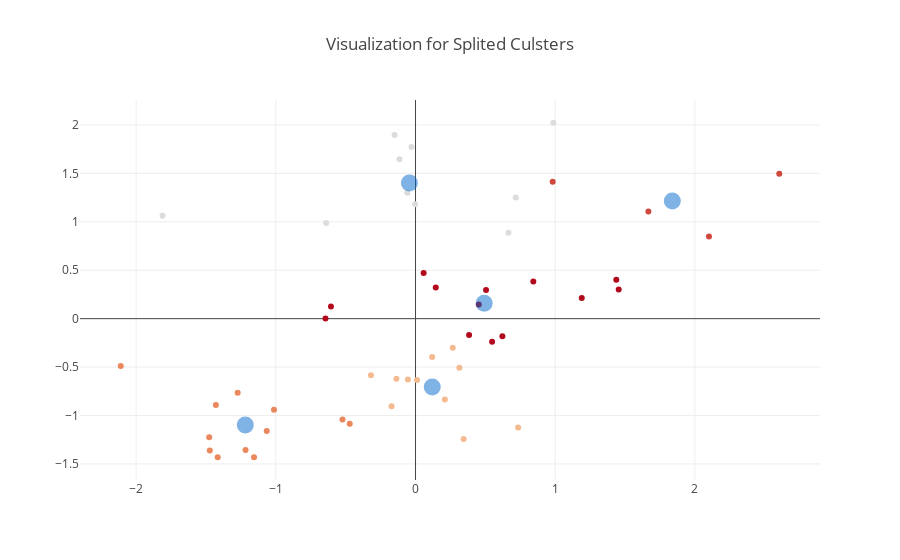

Notebook source saved alongside this figure:
### Markdown cell above
The plot below visualizes the different clusters selected by the model and the center of each cluster.

### Code cell
centers = kmeans.cluster_centers_

scatter_trace_list = []
scatter_trace_list.append(
    go.Scatter(
        x=X_scaled[:, 0], 
        y=X_scaled[:, 1], 
        mode = 'markers', 
        marker=dict(
            color = y_kmeans))
)
scatter_trace_list.append(
    go.Scatter(
        x=centers[:, 0], 
        y=centers[:, 1], 
        marker=dict(
            size = 17,
            color = 'rgba(0,102,204, .5)',
        ),
        mode = 'markers',
        name = 'Center'
    )
)
layout = go.Layout(
    title='Visualization for Splited Culsters',
    showlegend= False
)
fig = go.Figure(data=scatter_trace_list, layout=layout)
py.offline.iplot(fig)

### Figure 1 — Plotly figure (JSON) as saved in the notebook; plotly's stock layout.template omitted (floating-point values rounded to 4 significant figures)
{"data": [{"marker": {"color": [4, 0, 4, 1, 4, 1, 1, 4, 0, 4, 0, 1, 0, 0, 0, 2, 1, 3, 2, 0, 1, 1, 3, 2, 1, 4, 2, 2, 4, 2, 0, 4, 2, 4, 1, 4, 4, 3, 0, 1, 2, 2, 4, 0, 3, 4, 1, 2, 2, 2]}, "mode": "markers", "type": "scatter", "uid": "e58a2aef-c4dc-4ca8-9df2-73a994074bc1", "x": [0.4529, -0.1153, 0.622, 0.21, -0.6054, -0.137, -0.05456, 0.3835, 0.9864, 0.1449, -0.6401, 0.2664, -0.15, -0.0589, 0.6654, -1.065, 0.7348, 2.604, -1.156, -0.02854, 0.0105, 0.1189, 2.101, -1.273, -0.3191, 0.5049, -1.013, -1.429, 0.5483, -0.4709, 0.7175, -0.6444, -1.217, 0.8432, 0.3141, 0.0582, 1.455, 1.667, -0.002516, 0.3445, -2.11, -1.477, 1.437, -1.811, 0.982, 1.19, -0.1717, -1.416, -0.523, -1.473], "y": [0.1453, 1.646, -0.1812, -0.8342, 0.1265, -0.6207, -0.627, -0.1686, 2.023, 0.3211, 0.9866, -0.3005, 1.897, 1.301, 0.8862, -1.161, -1.123, 1.495, -1.431, 1.771, -0.6333, -0.3947, 0.8485, -0.7651, -0.583, 0.296, -0.9409, -0.8907, -0.2377, -1.085, 1.25, 0.000879, -1.355, 0.3839, -0.5077, 0.4718, 0.3023, 1.106, 1.181, -1.242, -0.4889, -1.223, 0.4027, 1.062, 1.414, 0.2144, -0.9033, -1.431, -1.041, -1.362]}, {"marker": {"color": "rgba(0,102,204, .5)", "size": 17}, "mode": "markers", "name": "Center", "type": "scatter", "uid": "4381e5c9-9b1e-4b97-95ef-ccae6ebad0ce", "x": [-0.04372, 0.1197, -1.219, 1.839, 0.4916], "y": [1.4, -0.7063, -1.098, 1.216, 0.1598]}], "layout": {"showlegend": false, "title": "Visualization for Splited Culsters"}}
